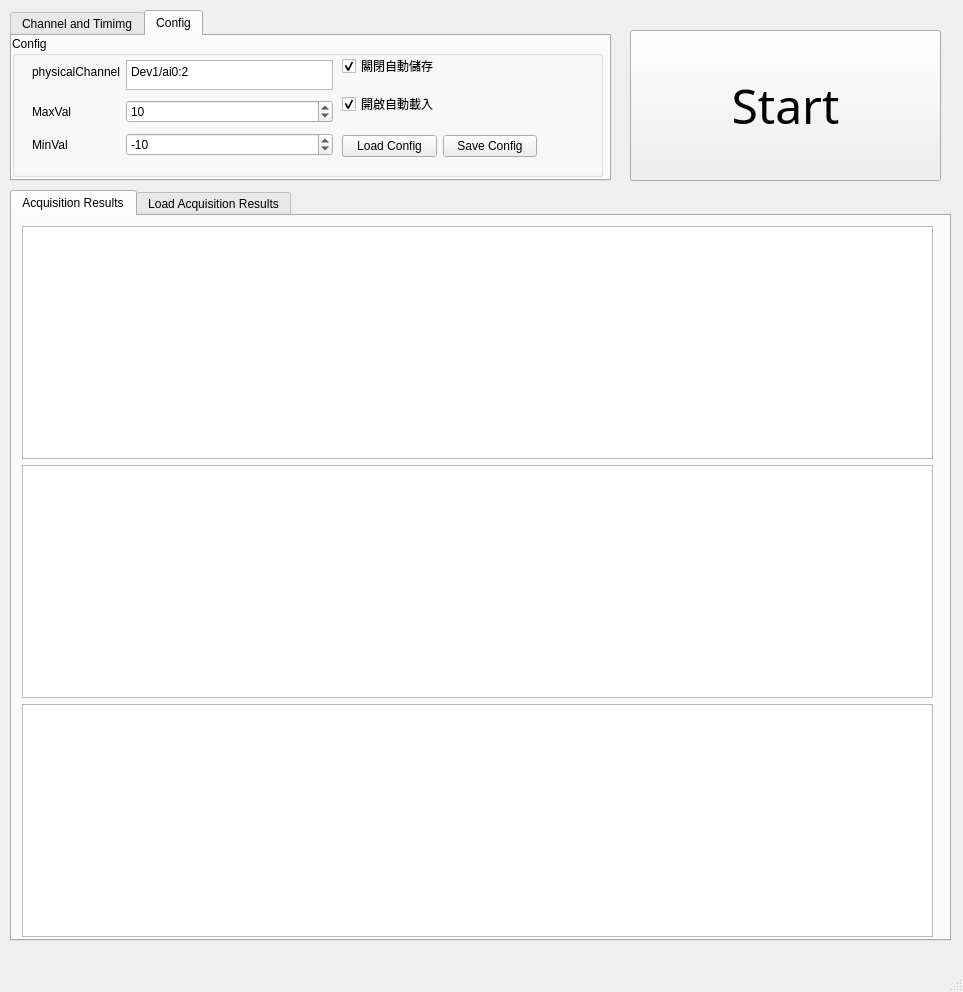
<?xml version="1.0" encoding="UTF-8"?>
<ui version="4.0">
 <class>MainWindow</class>
 <widget class="QMainWindow" name="MainWindow">
  <property name="geometry">
   <rect>
    <x>0</x>
    <y>0</y>
    <width>963</width>
    <height>992</height>
   </rect>
  </property>
  <property name="windowTitle">
   <string>MainWindow</string>
  </property>
  <widget class="QWidget" name="centralwidget">
   <widget class="QTabWidget" name="tabWidget">
    <property name="geometry">
     <rect>
      <x>10</x>
      <y>190</y>
      <width>941</width>
      <height>751</height>
     </rect>
    </property>
    <property name="currentIndex">
     <number>0</number>
    </property>
    <widget class="QWidget" name="tab">
     <attribute name="title">
      <string>Acquisition Results</string>
     </attribute>
     <widget class="QWidget" name="layoutWidget">
      <property name="geometry">
       <rect>
        <x>10</x>
        <y>10</y>
        <width>911</width>
        <height>711</height>
       </rect>
      </property>
      <layout class="QVBoxLayout" name="verticalLayout">
       <item>
        <widget class="PlotWidget" name="graphicsView_X"/>
       </item>
       <item>
        <widget class="PlotWidget" name="graphicsView_Y"/>
       </item>
       <item>
        <widget class="PlotWidget" name="graphicsView_Z"/>
       </item>
      </layout>
     </widget>
    </widget>
    <widget class="QWidget" name="tab_2">
     <attribute name="title">
      <string>Load Acquisition Results</string>
     </attribute>
     <widget class="QWidget" name="layoutWidget_3">
      <property name="geometry">
       <rect>
        <x>10</x>
        <y>60</y>
        <width>921</width>
        <height>661</height>
       </rect>
      </property>
      <layout class="QVBoxLayout" name="verticalLayout_2">
       <item>
        <widget class="PlotWidget" name="graphicsView_Load_X"/>
       </item>
       <item>
        <widget class="PlotWidget" name="graphicsView_Load_Y"/>
       </item>
       <item>
        <widget class="PlotWidget" name="graphicsView_Load_Z"/>
       </item>
      </layout>
     </widget>
     <widget class="QWidget" name="horizontalLayoutWidget">
      <property name="geometry">
       <rect>
        <x>10</x>
        <y>10</y>
        <width>351</width>
        <height>41</height>
       </rect>
      </property>
      <layout class="QHBoxLayout" name="horizontalLayout_5">
       <item>
        <widget class="QPushButton" name="loadCsv">
         <property name="text">
          <string>LoadCsvFile</string>
         </property>
        </widget>
       </item>
       <item>
        <widget class="QPushButton" name="calculate">
         <property name="text">
          <string>Calculate</string>
         </property>
        </widget>
       </item>
      </layout>
     </widget>
    </widget>
   </widget>
   <widget class="QTabWidget" name="tabWidget_2">
    <property name="geometry">
     <rect>
      <x>10</x>
      <y>10</y>
      <width>601</width>
      <height>171</height>
     </rect>
    </property>
    <property name="currentIndex">
     <number>1</number>
    </property>
    <widget class="QWidget" name="tab_3">
     <attribute name="title">
      <string>Channel and Timimg</string>
     </attribute>
     <widget class="QWidget" name="layoutWidget">
      <property name="geometry">
       <rect>
        <x>10</x>
        <y>10</y>
        <width>571</width>
        <height>121</height>
       </rect>
      </property>
      <layout class="QHBoxLayout" name="horizontalLayout">
       <item>
        <widget class="QGroupBox" name="ChannelGroup">
         <property name="title">
          <string>Channel Parameters</string>
         </property>
         <widget class="QWidget" name="layoutWidget">
          <property name="geometry">
           <rect>
            <x>20</x>
            <y>20</y>
            <width>251</width>
            <height>88</height>
           </rect>
          </property>
          <layout class="QGridLayout" name="gridLayout_2">
           <item row="0" column="0">
            <widget class="QLabel" name="label_3">
             <property name="text">
              <string>Channel - 0 (X) (N/V):</string>
             </property>
            </widget>
           </item>
           <item row="0" column="1">
            <widget class="QSpinBox" name="channel0_value">
             <property name="correctionMode">
              <enum>QAbstractSpinBox::CorrectToPreviousValue</enum>
             </property>
             <property name="maximum">
              <number>1000</number>
             </property>
             <property name="value">
              <number>10</number>
             </property>
            </widget>
           </item>
           <item row="1" column="0">
            <widget class="QLabel" name="label_4">
             <property name="text">
              <string>Channel - 1 (Y) (N/V):</string>
             </property>
            </widget>
           </item>
           <item row="1" column="1">
            <widget class="QSpinBox" name="channel1_value">
             <property name="correctionMode">
              <enum>QAbstractSpinBox::CorrectToPreviousValue</enum>
             </property>
             <property name="maximum">
              <number>1000</number>
             </property>
             <property name="value">
              <number>10</number>
             </property>
            </widget>
           </item>
           <item row="2" column="0">
            <widget class="QLabel" name="label_5">
             <property name="text">
              <string>Channel - 2 (Z) (N/V):</string>
             </property>
            </widget>
           </item>
           <item row="2" column="1">
            <widget class="QSpinBox" name="channel2_value">
             <property name="correctionMode">
              <enum>QAbstractSpinBox::CorrectToPreviousValue</enum>
             </property>
             <property name="maximum">
              <number>1000</number>
             </property>
             <property name="value">
              <number>10</number>
             </property>
            </widget>
           </item>
          </layout>
         </widget>
        </widget>
       </item>
       <item>
        <widget class="QGroupBox" name="TimmingGroup">
         <property name="title">
          <string>Timing Parameters</string>
         </property>
         <widget class="QWidget" name="layoutWidget">
          <property name="geometry">
           <rect>
            <x>20</x>
            <y>30</y>
            <width>251</width>
            <height>68</height>
           </rect>
          </property>
          <layout class="QGridLayout" name="gridLayout">
           <item row="1" column="1">
            <widget class="QSpinBox" name="number_samples_value">
             <property name="maximum">
              <number>1000000</number>
             </property>
             <property name="value">
              <number>5000</number>
             </property>
            </widget>
           </item>
           <item row="0" column="1">
            <widget class="QSpinBox" name="sample_rate_value">
             <property name="maximum">
              <number>1000000</number>
             </property>
             <property name="value">
              <number>5000</number>
             </property>
            </widget>
           </item>
           <item row="1" column="0">
            <widget class="QLabel" name="label_2">
             <property name="text">
              <string>Number of Samples:</string>
             </property>
            </widget>
           </item>
           <item row="0" column="0">
            <widget class="QLabel" name="label">
             <property name="text">
              <string>Sample Rate</string>
             </property>
            </widget>
           </item>
          </layout>
         </widget>
        </widget>
       </item>
      </layout>
     </widget>
    </widget>
    <widget class="QWidget" name="tab_4">
     <attribute name="title">
      <string>Config</string>
     </attribute>
     <widget class="QGroupBox" name="OtherGroup">
      <property name="geometry">
       <rect>
        <x>0</x>
        <y>0</y>
        <width>591</width>
        <height>141</height>
       </rect>
      </property>
      <property name="title">
       <string>Config</string>
      </property>
      <widget class="QWidget" name="layoutWidget_2">
       <property name="geometry">
        <rect>
         <x>330</x>
         <y>90</y>
         <width>195</width>
         <height>41</height>
        </rect>
       </property>
       <layout class="QHBoxLayout" name="horizontalLayout_2">
        <item>
         <widget class="QPushButton" name="loadConfig">
          <property name="text">
           <string>Load Config</string>
          </property>
         </widget>
        </item>
        <item>
         <widget class="QPushButton" name="saveConfig">
          <property name="text">
           <string>Save Config</string>
          </property>
         </widget>
        </item>
       </layout>
      </widget>
      <widget class="QWidget" name="verticalLayoutWidget">
       <property name="geometry">
        <rect>
         <x>330</x>
         <y>10</y>
         <width>160</width>
         <height>80</height>
        </rect>
       </property>
       <layout class="QVBoxLayout" name="verticalLayout_3">
        <item>
         <widget class="QCheckBox" name="closeSave">
          <property name="text">
           <string>關閉自動儲存</string>
          </property>
          <property name="checked">
           <bool>true</bool>
          </property>
         </widget>
        </item>
        <item>
         <widget class="QCheckBox" name="autoLoad">
          <property name="text">
           <string>開啟自動載入</string>
          </property>
          <property name="checked">
           <bool>true</bool>
          </property>
         </widget>
        </item>
       </layout>
      </widget>
      <widget class="QWidget" name="formLayoutWidget">
       <property name="geometry">
        <rect>
         <x>20</x>
         <y>20</y>
         <width>301</width>
         <height>104</height>
        </rect>
       </property>
       <layout class="QFormLayout" name="formLayout">
        <item row="0" column="1">
         <widget class="QTextEdit" name="physicalChannel">
          <property name="maximumSize">
           <size>
            <width>276</width>
            <height>30</height>
           </size>
          </property>
          <property name="mouseTracking">
           <bool>true</bool>
          </property>
          <property name="acceptDrops">
           <bool>true</bool>
          </property>
          <property name="html">
           <string>&lt;!DOCTYPE HTML PUBLIC &quot;-//W3C//DTD HTML 4.0//EN&quot; &quot;http://www.w3.org/TR/REC-html40/strict.dtd&quot;&gt;
&lt;html&gt;&lt;head&gt;&lt;meta name=&quot;qrichtext&quot; content=&quot;1&quot; /&gt;&lt;style type=&quot;text/css&quot;&gt;
p, li { white-space: pre-wrap; }
&lt;/style&gt;&lt;/head&gt;&lt;body style=&quot; font-family:'PMingLiU'; font-size:9pt; font-weight:400; font-style:normal;&quot;&gt;
&lt;p style=&quot; margin-top:0px; margin-bottom:0px; margin-left:0px; margin-right:0px; -qt-block-indent:0; text-indent:0px;&quot;&gt;Dev1/ai0:2&lt;/p&gt;&lt;/body&gt;&lt;/html&gt;</string>
          </property>
          <property name="tabStopWidth">
           <number>80</number>
          </property>
          <property name="acceptRichText">
           <bool>false</bool>
          </property>
         </widget>
        </item>
        <item row="2" column="0">
         <widget class="QLabel" name="label_8">
          <property name="text">
           <string>MinVal</string>
          </property>
         </widget>
        </item>
        <item row="0" column="0">
         <widget class="QLabel" name="label_6">
          <property name="text">
           <string>physicalChannel</string>
          </property>
         </widget>
        </item>
        <item row="1" column="0">
         <widget class="QLabel" name="label_7">
          <property name="text">
           <string>MaxVal</string>
          </property>
          <property name="scaledContents">
           <bool>false</bool>
          </property>
          <property name="alignment">
           <set>Qt::AlignLeading|Qt::AlignLeft|Qt::AlignVCenter</set>
          </property>
         </widget>
        </item>
        <item row="1" column="1">
         <widget class="QSpinBox" name="maxVal">
          <property name="correctionMode">
           <enum>QAbstractSpinBox::CorrectToPreviousValue</enum>
          </property>
          <property name="maximum">
           <number>1000</number>
          </property>
          <property name="value">
           <number>10</number>
          </property>
         </widget>
        </item>
        <item row="2" column="1">
         <widget class="QSpinBox" name="minVal">
          <property name="correctionMode">
           <enum>QAbstractSpinBox::CorrectToPreviousValue</enum>
          </property>
          <property name="minimum">
           <number>-1000</number>
          </property>
          <property name="maximum">
           <number>1000</number>
          </property>
          <property name="value">
           <number>-10</number>
          </property>
         </widget>
        </item>
       </layout>
      </widget>
     </widget>
    </widget>
   </widget>
   <widget class="QWidget" name="layoutWidget">
    <property name="geometry">
     <rect>
      <x>0</x>
      <y>0</y>
      <width>2</width>
      <height>2</height>
     </rect>
    </property>
    <layout class="QHBoxLayout" name="horizontalLayout_3"/>
   </widget>
   <widget class="QWidget" name="layoutWidget">
    <property name="geometry">
     <rect>
      <x>0</x>
      <y>0</y>
      <width>2</width>
      <height>2</height>
     </rect>
    </property>
    <layout class="QHBoxLayout" name="horizontalLayout_4"/>
   </widget>
   <widget class="QPushButton" name="Start">
    <property name="geometry">
     <rect>
      <x>630</x>
      <y>30</y>
      <width>311</width>
      <height>151</height>
     </rect>
    </property>
    <property name="font">
     <font>
      <family>3ds</family>
      <pointsize>36</pointsize>
     </font>
    </property>
    <property name="text">
     <string>Start</string>
    </property>
   </widget>
   <zorder>layoutWidget</zorder>
   <zorder>layoutWidget</zorder>
   <zorder>tabWidget_2</zorder>
   <zorder>tabWidget</zorder>
   <zorder>Start</zorder>
  </widget>
  <widget class="QMenuBar" name="menubar">
   <property name="geometry">
    <rect>
     <x>0</x>
     <y>0</y>
     <width>963</width>
     <height>21</height>
    </rect>
   </property>
  </widget>
  <widget class="QStatusBar" name="statusbar"/>
 </widget>
 <customwidgets>
  <customwidget>
   <class>PlotWidget</class>
   <extends>QGraphicsView</extends>
   <header>pyqtgraph.h</header>
  </customwidget>
 </customwidgets>
 <resources/>
 <connections/>
</ui>
